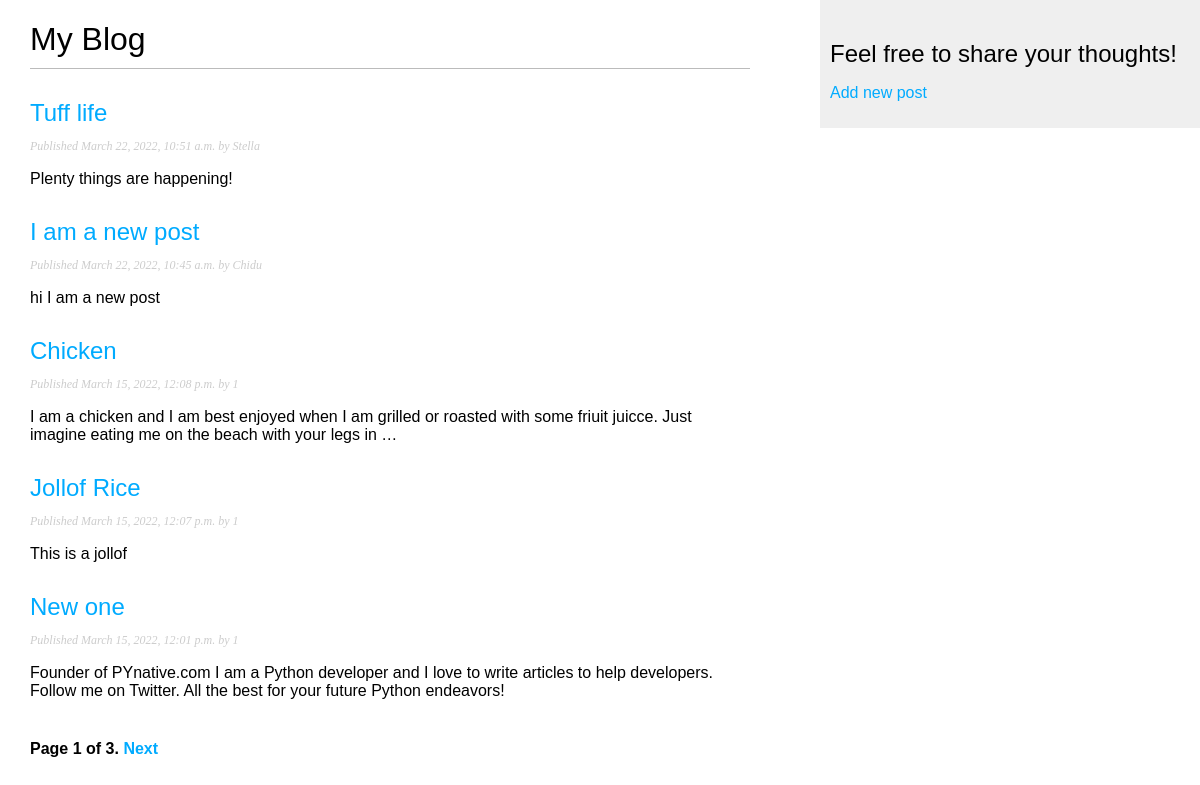
The page / on the database its author committed.
### main/models.py (models this page shows, shortened)
class Post(models.Model):
    STATUS_CHOICES = (
        ('draft', 'Draft'),
        ('published', 'Published'),
    )
    title = models.CharField(max_length=250)
    slug = models.SlugField(max_length=250, unique_for_date='publish')
    author = models.CharField(max_length=250, null=True)
    body = models.TextField()
    publish = models.DateTimeField(default=timezone.now)
    created = models.DateTimeField(auto_now_add=True)
    updated = models.DateTimeField(auto_now=True)
    status = models.CharField(max_length=10, choices=STATUS_CHOICES,default='published')
    objects = models.Manager() # The default manager.
    published = PublishedManager() # Our custom manager.
    class Meta:
        ordering = ('-publish',)
    def get_absolute_url(self):
        return reverse('main:post_detail',
                       args=[self.publish.year,
                            self.publish.month,
                            self.publish.day,
                            self.slug])

### main/views.py (the view)
# urls.py: path('', views.post_list, name='post_list'),
def post_list(request):
    all_post = Post.published.all()
    paginator = Paginator(all_post, 5)
    page = request.GET.get('page')
    try:
        posts = paginator.page(page)
    except PageNotAnInteger:
        posts = paginator.page(1)
    except EmptyPage:
        posts = paginator.page(paginator.num_pages)
    data = {
        "posts":posts
    }
    return render(request, "post/list.html", data)

### main/managers.py (called while the page is built)
    def get_queryset(self):
        return super(PublishedManager,
        self).get_queryset().filter(status='published')

### main/templates/post/list.html (shortened to what this page needs)
{% extends 'blog/base.html' %}
{% block content %}
    <h1>My Blog</h1>
    {% for post in posts %}
        <h2>
            <a href="{{ post.get_absolute_url }}">
            {{ post.title }}
            </a>
        </h2>
        <p class="date">
            Published {{ post.publish }} by {{ post.author }}
        </p>
        {{ post.body|truncatewords:30|linebreaks }}
    {% endfor %}
    {% include "pagination.html" with page=posts %}
{% endblock %}

### main/static/css/style.css (style rules this page uses)
body { margin:0; padding:0; font-family:helvetica, sans-serif; }
a { color:#00abff; text-decoration:none; }
h1 { font-weight:normal; border-bottom:1px solid #bbb; padding:0 0 10px 0; }
h2 { font-weight:normal; margin:30px 0 0; }
p.date { color:#ccc; font-family: georgia, serif; font-size: 12px; font-style: italic; }

### rows shown on the page
Post: title "Tuff life", publish "March 22, 2022, 10:51 a.m.", author "Stella", body "Plenty things are happening!"
Post: title "I am a new post", publish "March 22, 2022, 10:45 a.m.", author "Chidu", body "hi I am a new post"
Post: title "Chicken", publish "March 15, 2022, 12:08 p.m.", author "1", body "I am a chicken and I am best enjoyed when I am grilled or roasted with some friuit juicce. Just imagine eating me on the beach with your legs in …"
Post: title "Jollof Rice", publish "March 15, 2022, 12:07 p.m.", author "1", body "This is a jollof"
Post: title "New one", publish "March 15, 2022, 12:01 p.m.", author "1", body "Founder of PYnative.com I am a Python developer and I love to write articles to help developers. Follow me on Twitter. All the best for your future Python endeavors!"

### other values the page prints
{{ page.number }} "1"
{{ page.paginator.num_pages }} "3"
